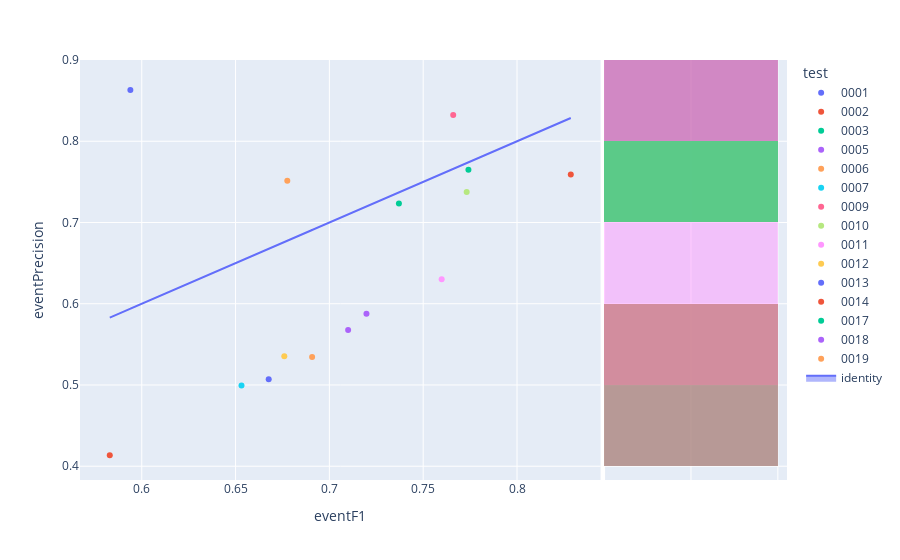

The cell this chart's notebook holds for it:
### Code cell
fig=px.scatter(experimentModels,x='eventF1',y='eventPrecision',color='test',hover_name='modelId', marginal_y="histogram")
fig.add_trace(
    go.Scatter(x=experimentModels['eventF1'], y=experimentModels['eventF1'], name="identity", mode='lines',fill="toself")
)
fig.show()

### Figure 1 — Plotly figure (JSON) as saved in the notebook; plotly's stock layout.template omitted (floating-point values rounded to 4 significant figures)
{"data": [{"hovertemplate": "<b>%{hovertext}</b><br><br>test=0001<br>eventF1=%{x}<br>eventPrecision=%{y}<extra></extra>", "hovertext": ["bf958847-77fc-4eab-9c95-7a30ef71f8ee"], "legendgroup": "0001", "marker": {"color": "#636efa", "symbol": "circle"}, "mode": "markers", "name": "0001", "orientation": "v", "showlegend": true, "type": "scatter", "x": [0.5939], "xaxis": "x", "y": [0.8631], "yaxis": "y"}, {"alignmentgroup": "True", "bingroup": "y", "hovertemplate": "test=0001<br>eventPrecision=%{y}<br>count=%{x}<extra></extra>", "legendgroup": "0001", "marker": {"color": "#636efa"}, "name": "0001", "offsetgroup": "0001", "opacity": 0.5, "showlegend": false, "type": "histogram", "xaxis": "x2", "y": [0.8631], "yaxis": "y2"}, {"hovertemplate": "<b>%{hovertext}</b><br><br>test=0002<br>eventF1=%{x}<br>eventPrecision=%{y}<extra></extra>", "hovertext": ["f733d4b9-1730-40f9-91c2-f0ac2f36367e"], "legendgroup": "0002", "marker": {"color": "#EF553B", "symbol": "circle"}, "mode": "markers", "name": "0002", "orientation": "v", "showlegend": true, "type": "scatter", "x": [0.8287], "xaxis": "x", "y": [0.7589], "yaxis": "y"}, {"alignmentgroup": "True", "bingroup": "y", "hovertemplate": "test=0002<br>eventPrecision=%{y}<br>count=%{x}<extra></extra>", "legendgroup": "0002", "marker": {"color": "#EF553B"}, "name": "0002", "offsetgroup": "0002", "opacity": 0.5, "showlegend": false, "type": "histogram", "xaxis": "x2", "y": [0.7589], "yaxis": "y2"}, {"hovertemplate": "<b>%{hovertext}</b><br><br>test=0003<br>eventF1=%{x}<br>eventPrecision=%{y}<extra></extra>", "hovertext": ["b7018fb5-07f6-4ca6-a2ae-9c1646bde5b9"], "legendgroup": "0003", "marker": {"color": "#00cc96", "symbol": "circle"}, "mode": "markers", "name": "0003", "orientation": "v", "showlegend": true, "type": "scatter", "x": [0.7371], "xaxis": "x", "y": [0.7235], "yaxis": "y"}, {"alignmentgroup": "True", "bingroup": "y", "hovertemplate": "test=0003<br>eventPrecision=%{y}<br>count=%{x}<extra></extra>", "legendgroup": "0003", "marker": {"color": "#00cc96"}, "name": "0003", "offsetgroup": "0003", "opacity": 0.5, "showlegend": false, "type": "histogram", "xaxis": "x2", "y": [0.7235], "yaxis": "y2"}, {"hovertemplate": "<b>%{hovertext}</b><br><br>test=0005<br>eventF1=%{x}<br>eventPrecision=%{y}<extra></extra>", "hovertext": ["d47802dc-da95-4420-a6f5-a4bb291c9385"], "legendgroup": "0005", "marker": {"color": "#ab63fa", "symbol": "circle"}, "mode": "markers", "name": "0005", "orientation": "v", "showlegend": true, "type": "scatter", "x": [0.7198], "xaxis": "x", "y": [0.5878], "yaxis": "y"}, {"alignmentgroup": "True", "bingroup": "y", "hovertemplate": "test=0005<br>eventPrecision=%{y}<br>count=%{x}<extra></extra>", "legendgroup": "0005", "marker": {"color": "#ab63fa"}, "name": "0005", "offsetgroup": "0005", "opacity": 0.5, "showlegend": false, "type": "histogram", "xaxis": "x2", "y": [0.5878], "yaxis": "y2"}, {"hovertemplate": "<b>%{hovertext}</b><br><br>test=0006<br>eventF1=%{x}<br>eventPrecision=%{y}<extra></extra>", "hovertext": ["556a03bf-82b3-4468-b1ff-c804988a238a"], "legendgroup": "0006", "marker": {"color": "#FFA15A", "symbol": "circle"}, "mode": "markers", "name": "0006", "orientation": "v", "showlegend": true, "type": "scatter", "x": [0.6776], "xaxis": "x", "y": [0.7515], "yaxis": "y"}, {"alignmentgroup": "True", "bingroup": "y", "hovertemplate": "test=0006<br>eventPrecision=%{y}<br>count=%{x}<extra></extra>", "legendgroup": "0006", "marker": {"color": "#FFA15A"}, "name": "0006", "offsetgroup": "0006", "opacity": 0.5, "showlegend": false, "type": "histogram", "xaxis": "x2", "y": [0.7515], "yaxis": "y2"}, {"hovertemplate": "<b>%{hovertext}</b><br><br>test=0007<br>eventF1=%{x}<br>eventPrecision=%{y}<extra></extra>", "hovertext": ["d6976249-69b2-42de-a8b2-16adbd07e4b9"], "legendgroup": "0007", "marker": {"color": "#19d3f3", "symbol": "circle"}, "mode": "markers", "name": "0007", "orientation": "v", "showlegend": true, "type": "scatter", "x": [0.6532], "xaxis": "x", "y": [0.4993], "yaxis": "y"}, {"alignmentgroup": "True", "bingroup": "y", "hovertemplate": "test=0007<br>eventPrecision=%{y}<br>count=%{x}<extra></extra>", "legendgroup": "0007", "marker": {"color": "#19d3f3"}, "name": "0007", "offsetgroup": "0007", "opacity": 0.5, "showlegend": false, "type": "histogram", "xaxis": "x2", "y": [0.4993], "yaxis": "y2"}, {"hovertemplate": "<b>%{hovertext}</b><br><br>test=0009<br>eventF1=%{x}<br>eventPrecision=%{y}<extra></extra>", "hovertext": ["3237920b-4e80-4a7b-83af-d66298816ba3"], "legendgroup": "0009", "marker": {"color": "#FF6692", "symbol": "circle"}, "mode": "markers", "name": "0009", "orientation": "v", "showlegend": true, "type": "scatter", "x": [0.766], "xaxis": "x", "y": [0.8323], "yaxis": "y"}, {"alignmentgroup": "True", "bingroup": "y", "hovertemplate": "test=0009<br>eventPrecision=%{y}<br>count=%{x}<extra></extra>", "legendgroup": "0009", "marker": {"color": "#FF6692"}, "name": "0009", "offsetgroup": "0009", "opacity": 0.5, "showlegend": false, "type": "histogram", "xaxis": "x2", "y": [0.8323], "yaxis": "y2"}, {"hovertemplate": "<b>%{hovertext}</b><br><br>test=0010<br>eventF1=%{x}<br>eventPrecision=%{y}<extra></extra>", "hovertext": ["92756d09-a80a-49f1-bbfc-f8a12570ddbe"], "legendgroup": "0010", "marker": {"color": "#B6E880", "symbol": "circle"}, "mode": "markers", "name": "0010", "orientation": "v", "showlegend": true, "type": "scatter", "x": [0.7732], "xaxis": "x", "y": [0.7375], "yaxis": "y"}, {"alignmentgroup": "True", "bingroup": "y", "hovertemplate": "test=0010<br>eventPrecision=%{y}<br>count=%{x}<extra></extra>", "legendgroup": "0010", "marker": {"color": "#B6E880"}, "name": "0010", "offsetgroup": "0010", "opacity": 0.5, "showlegend": false, "type": "histogram", "xaxis": "x2", "y": [0.7375], "yaxis": "y2"}, {"hovertemplate": "<b>%{hovertext}</b><br><br>test=0011<br>eventF1=%{x}<br>eventPrecision=%{y}<extra></extra>", "hovertext": ["2d1def14-06c9-4a40-a577-752522c66ed5"], "legendgroup": "0011", "marker": {"color": "#FF97FF", "symbol": "circle"}, "mode": "markers", "name": "0011", "orientation": "v", "showlegend": true, "type": "scatter", "x": [0.7598], "xaxis": "x", "y": [0.63], "yaxis": "y"}, {"alignmentgroup": "True", "bingroup": "y", "hovertemplate": "test=0011<br>eventPrecision=%{y}<br>count=%{x}<extra></extra>", "legendgroup": "0011", "marker": {"color": "#FF97FF"}, "name": "0011", "offsetgroup": "0011", "opacity": 0.5, "showlegend": false, "type": "histogram", "xaxis": "x2", "y": [0.63], "yaxis": "y2"}, {"hovertemplate": "<b>%{hovertext}</b><br><br>test=0012<br>eventF1=%{x}<br>eventPrecision=%{y}<extra></extra>", "hovertext": ["c930c4a8-32c1-41d8-a540-db8ec02d8c50"], "legendgroup": "0012", "marker": {"color": "#FECB52", "symbol": "circle"}, "mode": "markers", "name": "0012", "orientation": "v", "showlegend": true, "type": "scatter", "x": [0.676], "xaxis": "x", "y": [0.5354], "yaxis": "y"}, {"alignmentgroup": "True", "bingroup": "y", "hovertemplate": "test=0012<br>eventPrecision=%{y}<br>count=%{x}<extra></extra>", "legendgroup": "0012", "marker": {"color": "#FECB52"}, "name": "0012", "offsetgroup": "0012", "opacity": 0.5, "showlegend": false, "type": "histogram", "xaxis": "x2", "y": [0.5354], "yaxis": "y2"}, {"hovertemplate": "<b>%{hovertext}</b><br><br>test=0013<br>eventF1=%{x}<br>eventPrecision=%{y}<extra></extra>", "hovertext": ["6907442d-1a9b-43cd-9fe4-9121ddc99243"], "legendgroup": "0013", "marker": {"color": "#636efa", "symbol": "circle"}, "mode": "markers", "name": "0013", "orientation": "v", "showlegend": true, "type": "scatter", "x": [0.6677], "xaxis": "x", "y": [0.5071], "yaxis": "y"}, {"alignmentgroup": "True", "bingroup": "y", "hovertemplate": "test=0013<br>eventPrecision=%{y}<br>count=%{x}<extra></extra>", "legendgroup": "0013", "marker": {"color": "#636efa"}, "name": "0013", "offsetgroup": "0013", "opacity": 0.5, "showlegend": false, "type": "histogram", "xaxis": "x2", "y": [0.5071], "yaxis": "y2"}, {"hovertemplate": "<b>%{hovertext}</b><br><br>test=0014<br>eventF1=%{x}<br>eventPrecision=%{y}<extra></extra>", "hovertext": ["b76944b2-6421-4f77-a082-43f348cd7e7c"], "legendgroup": "0014", "marker": {"color": "#EF553B", "symbol": "circle"}, "mode": "markers", "name": "0014", "orientation": "v", "showlegend": true, "type": "scatter", "x": [0.583], "xaxis": "x", "y": [0.4135], "yaxis": "y"}, {"alignmentgroup": "True", "bingroup": "y", "hovertemplate": "test=0014<br>eventPrecision=%{y}<br>count=%{x}<extra></extra>", "legendgroup": "0014", "marker": {"color": "#EF553B"}, "name": "0014", "offsetgroup": "0014", "opacity": 0.5, "showlegend": false, "type": "histogram", "xaxis": "x2", "y": [0.4135], "yaxis": "y2"}, {"hovertemplate": "<b>%{hovertext}</b><br><br>test=0017<br>eventF1=%{x}<br>eventPrecision=%{y}<extra></extra>", "hovertext": ["ca57f68a-6762-4170-9f27-043a81703239"], "legendgroup": "0017", "marker": {"color": "#00cc96", "symbol": "circle"}, "mode": "markers", "name": "0017", "orientation": "v", "showlegend": true, "type": "scatter", "x": [0.7741], "xaxis": "x", "y": [0.765], "yaxis": "y"}, {"alignmentgroup": "True", "bingroup": "y", "hovertemplate": "test=0017<br>eventPrecision=%{y}<br>count=%{x}<extra></extra>", "legendgroup": "0017", "marker": {"color": "#00cc96"}, "name": "0017", "offsetgroup": "0017", "opacity": 0.5, "showlegend": false, "type": "histogram", "xaxis": "x2", "y": [0.765], "yaxis": "y2"}, {"hovertemplate": "<b>%{hovertext}</b><br><br>test=0018<br>eventF1=%{x}<br>eventPrecision=%{y}<extra></extra>", "hovertext": ["657f22e6-d58c-4ebd-b837-9ffa0b1aa3a7"], "legendgroup": "0018", "marker": {"color": "#ab63fa", "symbol": "circle"}, "mode": "markers", "name": "0018", "orientation": "v", "showlegend": true, "type": "scatter", "x": [0.71], "xaxis": "x", "y": [0.5675], "yaxis": "y"}, {"alignmentgroup": "True", "bingroup": "y", "hovertemplate": "test=0018<br>eventPrecision=%{y}<br>count=%{x}<extra></extra>", "legendgroup": "0018", "marker": {"color": "#ab63fa"}, "name": "0018", "offsetgroup": "0018", "opacity": 0.5, "showlegend": false, "type": "histogram", "xaxis": "x2", "y": [0.5675], "yaxis": "y2"}, {"hovertemplate": "<b>%{hovertext}</b><br><br>test=0019<br>eventF1=%{x}<br>eventPrecision=%{y}<extra></extra>", "hovertext": ["f07a4cf8-c75c-4087-9b66-b678bcf1c5d8"], "legendgroup": "0019", "marker": {"color": "#FFA15A", "symbol": "circle"}, "mode": "markers", "name": "0019", "orientation": "v", "showlegend": true, "type": "scatter", "x": [0.6908], "xaxis": "x", "y": [0.5343], "yaxis": "y"}, {"alignmentgroup": "True", "bingroup": "y", "hovertemplate": "test=0019<br>eventPrecision=%{y}<br>count=%{x}<extra></extra>", "legendgroup": "0019", "marker": {"color": "#FFA15A"}, "name": "0019", "offsetgroup": "0019", "opacity": 0.5, "showlegend": false, "type": "histogram", "xaxis": "x2", "y": [0.5343], "yaxis": "y2"}, {"fill": "toself", "mode": "lines", "name": "identity", "type": "scatter", "x": [0.5939, 0.8287, 0.7371, 0.7198, 0.6776, 0.6532, 0.766, 0.7732, 0.7598, 0.676, 0.6677, 0.583, 0.7741, 0.71, 0.6908], "y": [0.5939, 0.8287, 0.7371, 0.7198, 0.6776, 0.6532, 0.766, 0.7732, 0.7598, 0.676, 0.6677, 0.583, 0.7741, 0.71, 0.6908]}], "layout": {"barmode": "overlay", "legend": {"title": {"text": "test"}, "tracegroupgap": 0}, "margin": {"t": 60}, "xaxis": {"anchor": "y", "domain": [0, 0.7363], "title": {"text": "eventF1"}}, "xaxis2": {"anchor": "y2", "domain": [0.7413, 1], "matches": "x2", "showgrid": true, "showline": false, "showticklabels": false, "ticks": ""}, "yaxis": {"anchor": "x", "domain": [0, 1], "title": {"text": "eventPrecision"}}, "yaxis2": {"anchor": "x2", "domain": [0, 1], "matches": "y", "showgrid": true, "showticklabels": false}}}
